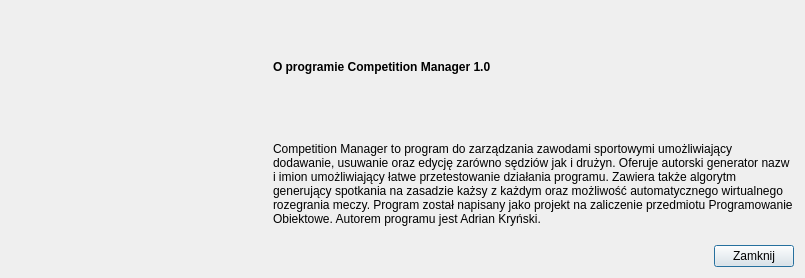
<?xml version="1.0" encoding="UTF-8"?>
<ui version="4.0">
 <class>AboutDialog</class>
 <widget class="QDialog" name="AboutDialog">
  <property name="geometry">
   <rect>
    <x>0</x>
    <y>0</y>
    <width>805</width>
    <height>274</height>
   </rect>
  </property>
  <property name="windowTitle">
   <string>O programie</string>
  </property>
  <layout class="QHBoxLayout" name="horizontalLayout_2">
   <item>
    <widget class="QPushButton" name="pushButton">
     <property name="minimumSize">
      <size>
       <width>256</width>
       <height>256</height>
      </size>
     </property>
     <property name="maximumSize">
      <size>
       <width>256</width>
       <height>256</height>
      </size>
     </property>
     <property name="focusPolicy">
      <enum>Qt::NoFocus</enum>
     </property>
     <property name="styleSheet">
      <string notr="true">border: none;</string>
     </property>
     <property name="text">
      <string/>
     </property>
     <property name="icon">
      <iconset resource="../res/resources.qrc">
       <normaloff>:/icons/cm_icon_big.png</normaloff>:/icons/cm_icon_big.png</iconset>
     </property>
     <property name="iconSize">
      <size>
       <width>256</width>
       <height>256</height>
      </size>
     </property>
     <property name="flat">
      <bool>true</bool>
     </property>
    </widget>
   </item>
   <item>
    <layout class="QVBoxLayout" name="verticalLayout">
     <item>
      <widget class="QLabel" name="label">
       <property name="font">
        <font>
         <weight>75</weight>
         <bold>true</bold>
        </font>
       </property>
       <property name="text">
        <string>O programie Competition Manager 1.0</string>
       </property>
      </widget>
     </item>
     <item>
      <widget class="QLabel" name="label_2">
       <property name="text">
        <string>Competition Manager to program do zarządzania zawodami sportowymi umożliwiający dodawanie, usuwanie oraz edycję zarówno sędziów jak i drużyn. Oferuje autorski generator nazw i imion umożliwiający łatwe przetestowanie działania programu. Zawiera także algorytm generujący spotkania na zasadzie każsy z każdym oraz możliwość automatycznego wirtualnego rozegrania meczy. Program został napisany jako projekt na zaliczenie przedmiotu Programowanie Obiektowe. Autorem programu jest Adrian Kryński.</string>
       </property>
       <property name="wordWrap">
        <bool>true</bool>
       </property>
      </widget>
     </item>
     <item>
      <layout class="QHBoxLayout" name="horizontalLayout">
       <item>
        <spacer name="horizontalSpacer">
         <property name="orientation">
          <enum>Qt::Horizontal</enum>
         </property>
         <property name="sizeHint" stdset="0">
          <size>
           <width>40</width>
           <height>20</height>
          </size>
         </property>
        </spacer>
       </item>
       <item>
        <widget class="QPushButton" name="pushButton_2">
         <property name="text">
          <string>Zamknij</string>
         </property>
        </widget>
       </item>
      </layout>
     </item>
    </layout>
   </item>
  </layout>
 </widget>
 <resources>
  <include location="../res/resources.qrc"/>
 </resources>
 <connections/>
</ui>
